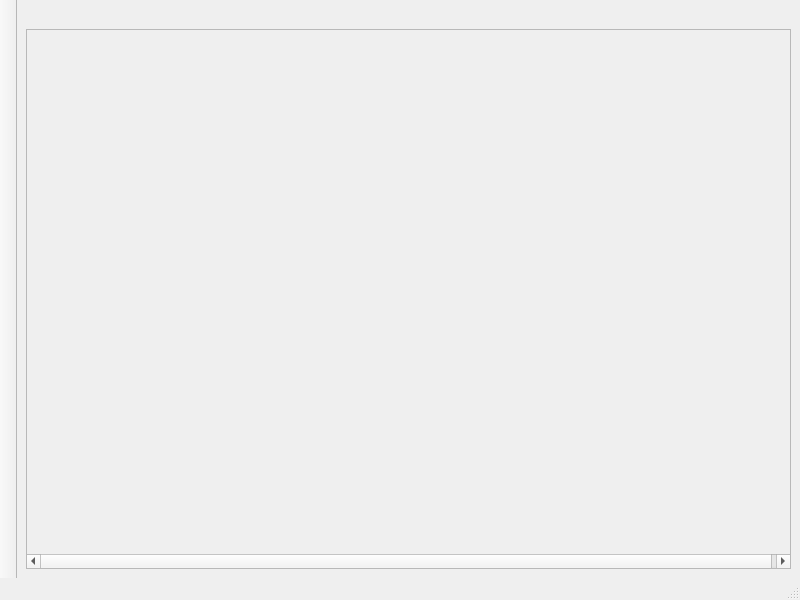
<?xml version="1.0" encoding="UTF-8"?>
<ui version="4.0">
 <class>MainWindow</class>
 <widget class="QMainWindow" name="MainWindow">
  <property name="geometry">
   <rect>
    <x>0</x>
    <y>0</y>
    <width>800</width>
    <height>600</height>
   </rect>
  </property>
  <property name="windowTitle">
   <string>Grace</string>
  </property>
  <widget class="QWidget" name="centralWidget">
   <layout class="QGridLayout" name="gridLayout">
    <item row="1" column="0">
     <widget class="QScrollArea" name="scrollArea">
      <property name="widgetResizable">
       <bool>false</bool>
      </property>
      <property name="alignment">
       <set>Qt::AlignLeading|Qt::AlignLeft|Qt::AlignTop</set>
      </property>
      <widget class="CanvasWidget" name="canvasWidget">
       <property name="geometry">
        <rect>
         <x>0</x>
         <y>0</y>
         <width>768</width>
         <height>523</height>
        </rect>
       </property>
      </widget>
     </widget>
    </item>
    <item row="0" column="0">
     <widget class="QLabel" name="locatorBar">
      <property name="text">
       <string/>
      </property>
      <property name="textFormat">
       <enum>Qt::PlainText</enum>
      </property>
     </widget>
    </item>
   </layout>
  </widget>
  <widget class="QMenuBar" name="menuBar">
   <property name="geometry">
    <rect>
     <x>0</x>
     <y>0</y>
     <width>800</width>
     <height>20</height>
    </rect>
   </property>
  </widget>
  <widget class="QStatusBar" name="statusBar"/>
  <widget class="QToolBar" name="toolBar">
   <property name="contextMenuPolicy">
    <enum>Qt::CustomContextMenu</enum>
   </property>
   <property name="windowTitle">
    <string>toolBar</string>
   </property>
   <property name="styleSheet">
    <string notr="true"> QToolButton {
    border: 1px solid #8f8f91;
    border-radius: 2px;
    background-color: #b0c4de;
 }

 QToolButton:pressed {
    background-color: qlineargradient(x1: 0, y1: 0, x2: 0, y2: 1,
                                                           stop: 0 #dadbde, stop: 1 #f6f7fa);
 }</string>
   </property>
   <property name="movable">
    <bool>false</bool>
   </property>
   <property name="iconSize">
    <size>
     <width>16</width>
     <height>16</height>
    </size>
   </property>
   <property name="floatable">
    <bool>false</bool>
   </property>
   <attribute name="toolBarArea">
    <enum>LeftToolBarArea</enum>
   </attribute>
   <attribute name="toolBarBreak">
    <bool>false</bool>
   </attribute>
  </widget>
 </widget>
 <customwidgets>
  <customwidget>
   <class>CanvasWidget</class>
   <extends>QWidget</extends>
   <header>canvaswidget.h</header>
   <container>1</container>
  </customwidget>
 </customwidgets>
 <resources/>
 <connections/>
</ui>
